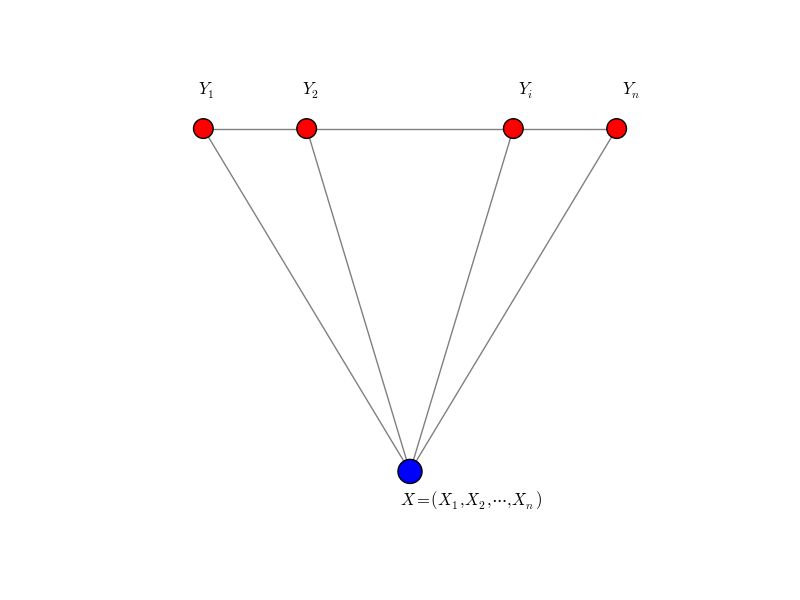

The Python source for this figure:
#!/usr/bin/env python
# coding=utf8
#
# Author: Archer Reilly
# Date: 10/Apr/2016
# File: localmarkov.py
# Desc: draw graph of undirected with different node type for local markov
# property.
#
# Produced By CSRGXTU
import matplotlib.pyplot as plt
import networkx as nx
from numpy import array

G = nx.Graph()

# add 6 same nodes
nodes = [1, 2, 3, 4, 5]
G.add_nodes_from(nodes)

# nodes coordinates
pos = nx.spring_layout(G)
pos[1] = array([0,  0]) # O[1]
pos[2] = array([-4, 1]) #W[0]
pos[3] = array([-2, 1]) #W[1]
pos[4] = array([2,  1]) #W[2]
pos[5] = array([4, 1]) #W[3]

# add edges between nodes
edges = [(1, 2), (1, 3), (1, 4), (1, 5), (2, 3), (3, 4, {'linestyle': 'dotted'}), (4, 5)]
G.add_edges_from(edges)

# draw the nodes
nx.draw_networkx_nodes(G, pos, nodelist=[1], node_color='b', node_size=300, alpha=1)
nx.draw_networkx_nodes(G, pos, nodelist=[2, 3, 4, 5], node_color='r', node_size=200, alpha=1)

# draw the edges
# nx.draw_networkx_edges(G, pos, width=1.0, alpha=0.5)
nx.draw_networkx_edges(G, pos, edgelist=edges, width=1.0, alpha=0.5)

# use plt plot the graph and remove axis
plt.axis('off')
plt.annotate(r'$Y_1$', (-4.1, 1.1))
plt.annotate(r'$Y_2$', (-2.1, 1.1))
plt.annotate(r'$Y_i$', (2.1, 1.1))
plt.annotate(r'$Y_n$', (4.1, 1.1))
plt.annotate(r'$X=(X_1, X_2, \cdots, X_n)$', (-0.2, -0.1))
plt.savefig("linearchain.png")
plt.savefig("linearchain.eps", format="eps")
plt.show()
